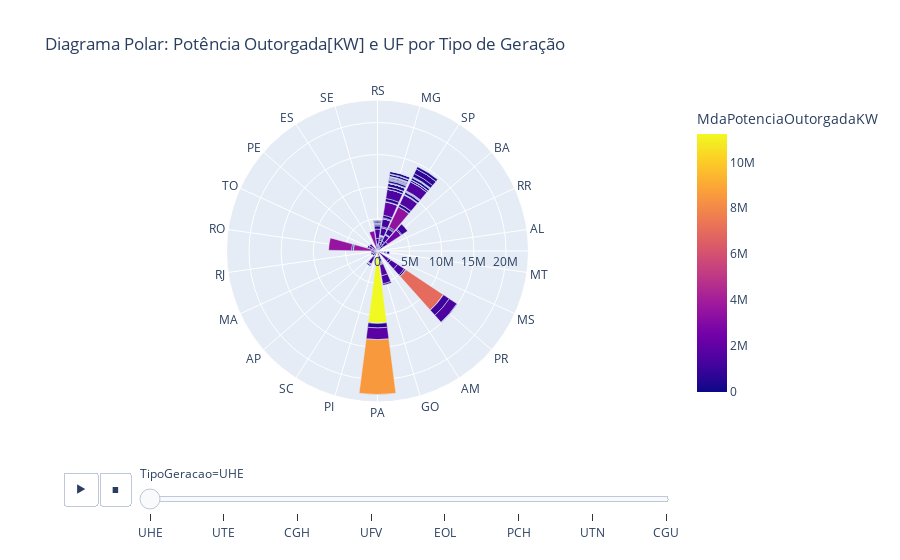

Here is the notebook cell this chart was saved with:
### Code cell
title_Polar = "Diagrama Polar: Potência Outorgada[KW] e UF por Tipo de Geração"
title_Polar_export = "Polar"+github

fig_Polar = px.bar_polar(df_ger, title=title_Polar, r="MdaPotenciaOutorgadaKW", theta="UF", color="MdaPotenciaOutorgadaKW", template="plotly",animation_frame="TipoGeracao",
            color_discrete_sequence= px.colors.sequential.Plasma_r)
fig_Polar.show()

plt.offline.plot(fig_Polar, filename = title_Polar_export)

### Figure 1 — Plotly figure (JSON) as saved in the notebook; plotly's stock layout.template omitted (floating-point values rounded to 4 significant figures; data arrays with more than 128 entries replaced by an {"elided": "..."} marker saying what was removed)
{"data": [{"hovertemplate": "TipoGeracao=UHE<br>MdaPotenciaOutorgadaKW=%{marker.color}<br>UF=%{theta}<extra></extra>", "legendgroup": "", "marker": {"color": {"elided": "218 int values"}, "coloraxis": "coloraxis", "pattern": {"shape": ""}}, "name": "", "r": {"elided": "218 int values"}, "showlegend": false, "subplot": "polar", "theta": {"elided": "218 str values"}, "type": "barpolar"}], "layout": {"barmode": "relative", "coloraxis": {"colorbar": {"title": {"text": "MdaPotenciaOutorgadaKW"}}, "colorscale": [[0, "#0d0887"], [0.1111, "#46039f"], [0.2222, "#7201a8"], [0.3333, "#9c179e"], [0.4444, "#bd3786"], [0.5556, "#d8576b"], [0.6667, "#ed7953"], [0.7778, "#fb9f3a"], [0.8889, "#fdca26"], [1, "#f0f921"]]}, "legend": {"tracegroupgap": 0}, "polar": {"angularaxis": {"direction": "clockwise", "rotation": 90}, "domain": {"x": [0, 1], "y": [0, 1]}}, "sliders": [{"active": 0, "currentvalue": {"prefix": "TipoGeracao="}, "len": 0.9, "pad": {"b": 10, "t": 60}, "steps": [{"args": [["UHE"], {"frame": {"duration": 0, "redraw": true}, "fromcurrent": true, "mode": "immediate", "transition": {"duration": 0, "easing": "linear"}}], "label": "UHE", "method": "animate"}, {"args": [["UTE"], {"frame": {"duration": 0, "redraw": true}, "fromcurrent": true, "mode": "immediate", "transition": {"duration": 0, "easing": "linear"}}], "label": "UTE", "method": "animate"}, {"args": [["CGH"], {"frame": {"duration": 0, "redraw": true}, "fromcurrent": true, "mode": "immediate", "transition": {"duration": 0, "easing": "linear"}}], "label": "CGH", "method": "animate"}, {"args": [["UFV"], {"frame": {"duration": 0, "redraw": true}, "fromcurrent": true, "mode": "immediate", "transition": {"duration": 0, "easing": "linear"}}], "label": "UFV", "method": "animate"}, {"args": [["EOL"], {"frame": {"duration": 0, "redraw": true}, "fromcurrent": true, "mode": "immediate", "transition": {"duration": 0, "easing": "linear"}}], "label": "EOL", "method": "animate"}, {"args": [["PCH"], {"frame": {"duration": 0, "redraw": true}, "fromcurrent": true, "mode": "immediate", "transition": {"duration": 0, "easing": "linear"}}], "label": "PCH", "method": "animate"}, {"args": [["UTN"], {"frame": {"duration": 0, "redraw": true}, "fromcurrent": true, "mode": "immediate", "transition": {"duration": 0, "easing": "linear"}}], "label": "UTN", "method": "animate"}, {"args": [["CGU"], {"frame": {"duration": 0, "redraw": true}, "fromcurrent": true, "mode": "immediate", "transition": {"duration": 0, "easing": "linear"}}], "label": "CGU", "method": "animate"}], "x": 0.1, "xanchor": "left", "y": 0, "yanchor": "top"}], "title": {"text": "Diagrama Polar: Potência Outorgada[KW] e UF por Tipo de Geração"}, "updatemenus": [{"buttons": [{"args": [null, {"frame": {"duration": 500, "redraw": true}, "fromcurrent": true, "mode": "immediate", "transition": {"duration": 500, "easing": "linear"}}], "label": "&#9654;", "method": "animate"}, {"args": [[null], {"frame": {"duration": 0, "redraw": true}, "fromcurrent": true, "mode": "immediate", "transition": {"duration": 0, "easing": "linear"}}], "label": "&#9724;", "method": "animate"}], "direction": "left", "pad": {"r": 10, "t": 70}, "showactive": false, "type": "buttons", "x": 0.1, "xanchor": "right", "y": 0, "yanchor": "top"}]}}
